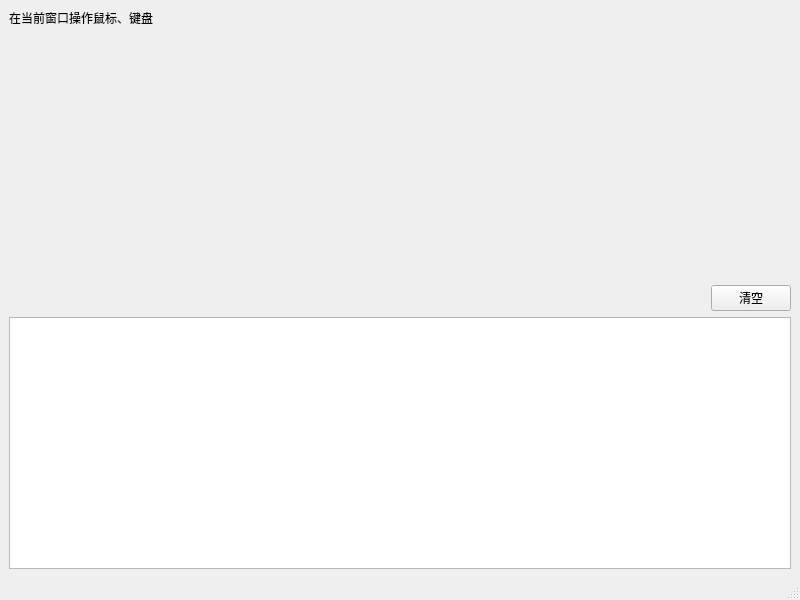
<?xml version="1.0" encoding="UTF-8"?>
<ui version="4.0">
 <class>MainWindow</class>
 <widget class="QMainWindow" name="MainWindow">
  <property name="geometry">
   <rect>
    <x>0</x>
    <y>0</y>
    <width>800</width>
    <height>600</height>
   </rect>
  </property>
  <property name="windowTitle">
   <string>键鼠事件查看工具</string>
  </property>
  <widget class="QWidget" name="centralwidget">
   <layout class="QVBoxLayout" name="verticalLayout">
    <item>
     <widget class="QLabel" name="label">
      <property name="text">
       <string>在当前窗口操作鼠标、键盘</string>
      </property>
     </widget>
    </item>
    <item>
     <spacer name="verticalSpacer">
      <property name="orientation">
       <enum>Qt::Vertical</enum>
      </property>
      <property name="sizeHint" stdset="0">
       <size>
        <width>20</width>
        <height>40</height>
       </size>
      </property>
     </spacer>
    </item>
    <item>
     <layout class="QHBoxLayout" name="horizontalLayout">
      <item>
       <spacer name="horizontalSpacer">
        <property name="orientation">
         <enum>Qt::Horizontal</enum>
        </property>
        <property name="sizeHint" stdset="0">
         <size>
          <width>40</width>
          <height>20</height>
         </size>
        </property>
       </spacer>
      </item>
      <item>
       <widget class="QPushButton" name="pushButton">
        <property name="text">
         <string>清空</string>
        </property>
       </widget>
      </item>
     </layout>
    </item>
    <item>
     <widget class="QTextBrowser" name="textBrowser">
      <property name="documentTitle">
       <string>键鼠事件</string>
      </property>
     </widget>
    </item>
   </layout>
  </widget>
  <widget class="QMenuBar" name="menubar">
   <property name="geometry">
    <rect>
     <x>0</x>
     <y>0</y>
     <width>800</width>
     <height>23</height>
    </rect>
   </property>
  </widget>
  <widget class="QStatusBar" name="statusbar"/>
 </widget>
 <resources/>
 <connections>
  <connection>
   <sender>pushButton</sender>
   <signal>clicked()</signal>
   <receiver>textBrowser</receiver>
   <slot>clear()</slot>
   <hints>
    <hint type="sourcelabel">
     <x>77</x>
     <y>274</y>
    </hint>
    <hint type="destinationlabel">
     <x>136</x>
     <y>399</y>
    </hint>
   </hints>
  </connection>
 </connections>
</ui>
